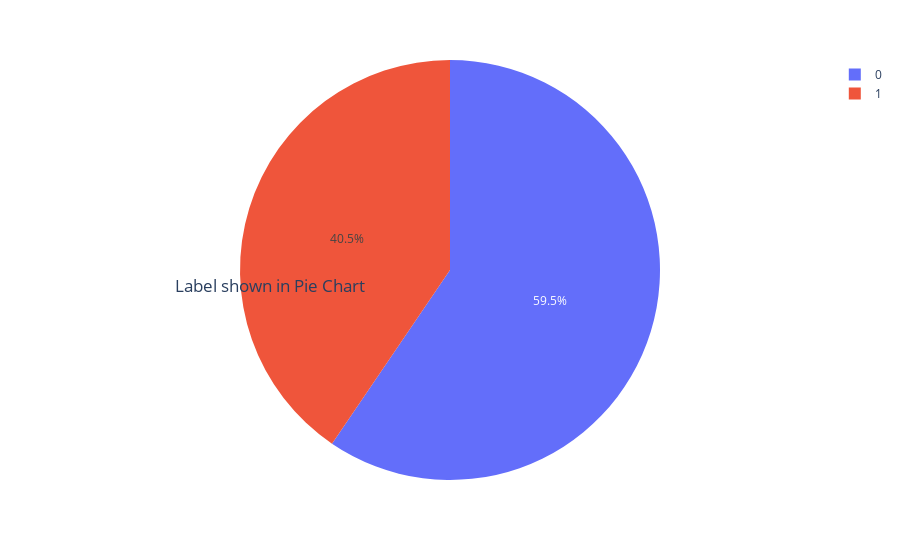

Notebook cell for this chart:
### Code cell
#Display data before taking equal
import plotly.express as px
fig = px.pie(train_labels, 
             values = train_labels['label'].value_counts().values, 
             names = train_labels['label'].unique())
fig.update_layout(
    title={
        'text': "Label shown in Pie Chart",
        'y':.50,
        'x':0.3,
        'xanchor': 'center',
        'yanchor': 'top'})
fig.show()

### Figure 1 — Plotly figure (JSON) as saved in the notebook; plotly's stock layout.template omitted (floating-point values rounded to 4 significant figures)
{"data": [{"domain": {"x": [0, 1], "y": [0, 1]}, "hovertemplate": "label=%{label}<br>value=%{value}<extra></extra>", "labels": [0, 1], "legendgroup": "", "name": "", "showlegend": true, "type": "pie", "values": [130908, 89117]}], "layout": {"legend": {"tracegroupgap": 0}, "margin": {"t": 60}, "title": {"text": "Label shown in Pie Chart", "x": 0.3, "xanchor": "center", "y": 0.5, "yanchor": "top"}}}
